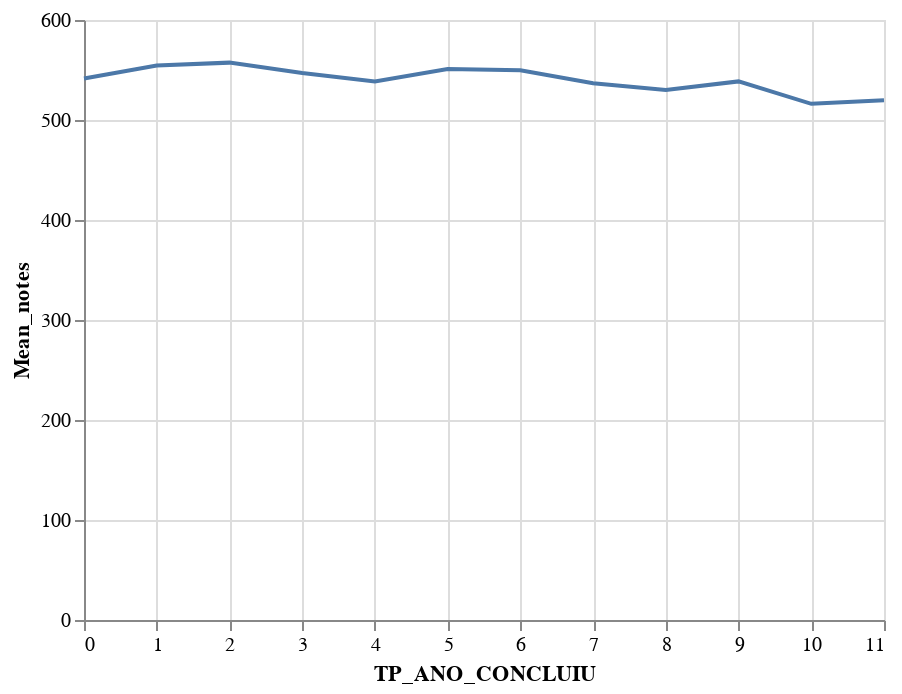

This figure's notebook cell:
### Code cell
alt.Chart(data_s.groupby('TP_ANO_CONCLUIU').mean().reset_index()).mark_line().encode(x= 'TP_ANO_CONCLUIU', y = 'Mean_notes')

### Figure 1 — Vega-Lite specification as saved in the notebook (floating-point values rounded to 4 significant figures)
{"$schema": "https://vega.github.io/schema/vega-lite/v2.6.0.json", "config": {"view": {"height": 300, "width": 400}}, "data": {"name": "data-9aff97ecf528979225ae0ab7c4df7c4e"}, "datasets": {"data-9aff97ecf528979225ae0ab7c4df7c4e": [{"IN_TREINEIRO": 0.1949, "Mean_notes": 541.6, "NU_IDADE": 17.47, "NU_NOTA_CH": 540.6, "NU_NOTA_CN": 520.0, "NU_NOTA_LC": 530.4, "NU_NOTA_MT": 548.3, "NU_NOTA_REDACAO": 568.6, "TP_ANO_CONCLUIU": 0, "TP_COR_RACA": 1.69, "TP_DEPENDENCIA_ADM_ESC": 2.552, "TP_ESCOLA": 2.009, "TP_ST_CONCLUSAO": 2.219, "Unnamed: 0": 2714000.0}, {"IN_TREINEIRO": 0, "Mean_notes": 554.4, "NU_IDADE": 18.59, "NU_NOTA_CH": 552.3, "NU_NOTA_CN": 533.9, "NU_NOTA_LC": 540.7, "NU_NOTA_MT": 556.6, "NU_NOTA_REDACAO": 588.8, "TP_ANO_CONCLUIU": 1, "TP_COR_RACA": 1.696, "TP_DEPENDENCIA_ADM_ESC": null, "TP_ESCOLA": 1, "TP_ST_CONCLUSAO": 1, "Unnamed: 0": 3070000.0}, {"IN_TREINEIRO": 0, "Mean_notes": 557.4, "NU_IDADE": 19.59, "NU_NOTA_CH": 557.0, "NU_NOTA_CN": 537.6, "NU_NOTA_LC": 542.0, "NU_NOTA_MT": 566.2, "NU_NOTA_REDACAO": 584.0, "TP_ANO_CONCLUIU": 2, "TP_COR_RACA": 1.785, "TP_DEPENDENCIA_ADM_ESC": null, "TP_ESCOLA": 1, "TP_ST_CONCLUSAO": 1, "Unnamed: 0": 3139000.0}, {"IN_TREINEIRO": 0, "Mean_notes": 547.0, "NU_IDADE": 20.74, "NU_NOTA_CH": 543.1, "NU_NOTA_CN": 526.4, "NU_NOTA_LC": 536.7, "NU_NOTA_MT": 549.1, "NU_NOTA_REDACAO": 580, "TP_ANO_CONCLUIU": 3, "TP_COR_RACA": 1.743, "TP_DEPENDENCIA_ADM_ESC": null, "TP_ESCOLA": 1, "TP_ST_CONCLUSAO": 1, "Unnamed: 0": 3005000.0}, {"IN_TREINEIRO": 0, "Mean_notes": 538.6, "NU_IDADE": 21.9, "NU_NOTA_CH": 543.1, "NU_NOTA_CN": 529.7, "NU_NOTA_LC": 534.9, "NU_NOTA_MT": 528.4, "NU_NOTA_REDACAO": 556.7, "TP_ANO_CONCLUIU": 4, "TP_COR_RACA": 1.99, "TP_DEPENDENCIA_ADM_ESC": null, "TP_ESCOLA": 1, "TP_ST_CONCLUSAO": 1, "Unnamed: 0": 3420000.0}, {"IN_TREINEIRO": 0, "Mean_notes": 551.0, "NU_IDADE": 23.04, "NU_NOTA_CH": 554.6, "NU_NOTA_CN": 521.4, "NU_NOTA_LC": 543.3, "NU_NOTA_MT": 564.9, "NU_NOTA_REDACAO": 570.9, "TP_ANO_CONCLUIU": 5, "TP_COR_RACA": 1.809, "TP_DEPENDENCIA_ADM_ESC": null, "TP_ESCOLA": 1, "TP_ST_CONCLUSAO": 1, "Unnamed: 0": 3416000.0}, {"IN_TREINEIRO": 0, "Mean_notes": 549.7, "NU_IDADE": 23.73, "NU_NOTA_CH": 556.8, "NU_NOTA_CN": 537.6, "NU_NOTA_LC": 541.9, "NU_NOTA_MT": 544.9, "NU_NOTA_REDACAO": 567.1, "TP_ANO_CONCLUIU": 6, "TP_COR_RACA": 1.946, "TP_DEPENDENCIA_ADM_ESC": null, "TP_ESCOLA": 1, "TP_ST_CONCLUSAO": 1, "Unnamed: 0": 3658000.0}, {"IN_TREINEIRO": 0, "Mean_notes": 536.8, "NU_IDADE": 26.11, "NU_NOTA_CH": 531.0, "NU_NOTA_CN": 524.6, "NU_NOTA_LC": 532.3, "NU_NOTA_MT": 530.1, "NU_NOTA_REDACAO": 565.9, "TP_ANO_CONCLUIU": 7, "TP_COR_RACA": 2.037, "TP_DEPENDENCIA_ADM_ESC": null, "TP_ESCOLA": 1, "TP_ST_CONCLUSAO": 1, "Unnamed: 0": 3075000.0}, {"IN_TREINEIRO": 0, "Mean_notes": 530.0, "NU_IDADE": 26.76, "NU_NOTA_CH": 540.0, "NU_NOTA_CN": 526.6, "NU_NOTA_LC": 530.2, "NU_NOTA_MT": 514.3, "NU_NOTA_REDACAO": 538.8, "TP_ANO_CONCLUIU": 8, "TP_COR_RACA": 1.515, "TP_DEPENDENCIA_ADM_ESC": null, "TP_ESCOLA": 1, "TP_ST_CONCLUSAO": 1, "Unnamed: 0": 3285000.0}, {"IN_TREINEIRO": 0, "Mean_notes": 538.6, "NU_IDADE": 28.5, "NU_NOTA_CH": 537.6, "NU_NOTA_CN": 524.6, "NU_NOTA_LC": 536.7, "NU_NOTA_MT": 542.0, "NU_NOTA_REDACAO": 552, "TP_ANO_CONCLUIU": 9, "TP_COR_RACA": 2.067, "TP_DEPENDENCIA_ADM_ESC": null, "TP_ESCOLA": 1, "TP_ST_CONCLUSAO": 1, "Unnamed: 0": 2878000.0}, {"IN_TREINEIRO": 0, "Mean_notes": 516.2, "NU_IDADE": 29.77, "NU_NOTA_CH": 534.1, "NU_NOTA_CN": 512.5, "NU_NOTA_LC": 528.0, "NU_NOTA_MT": 487.5, "NU_NOTA_REDACAO": 518.7, "TP_ANO_CONCLUIU": 10, "TP_COR_RACA": 1.967, "TP_DEPENDENCIA_ADM_ESC": null, "TP_ESCOLA": 1, "TP_ST_CONCLUSAO": 1, "Unnamed: 0": 2690000.0}, {"IN_TREINEIRO": 0, "Mean_notes": 519.7, "NU_IDADE": 36.55, "NU_NOTA_CH": 545.4, "NU_NOTA_CN": 516.7, "NU_NOTA_LC": 523.7, "NU_NOTA_MT": 501.0, "NU_NOTA_REDACAO": 511.6, "TP_ANO_CONCLUIU": 11, "TP_COR_RACA": 1.888, "TP_DEPENDENCIA_ADM_ESC": null, "TP_ESCOLA": 1, "TP_ST_CONCLUSAO": 1, "Unnamed: 0": 3457000.0}]}, "encoding": {"x": {"field": "TP_ANO_CONCLUIU", "type": "quantitative"}, "y": {"field": "Mean_notes", "type": "quantitative"}}, "mark": "line"}
